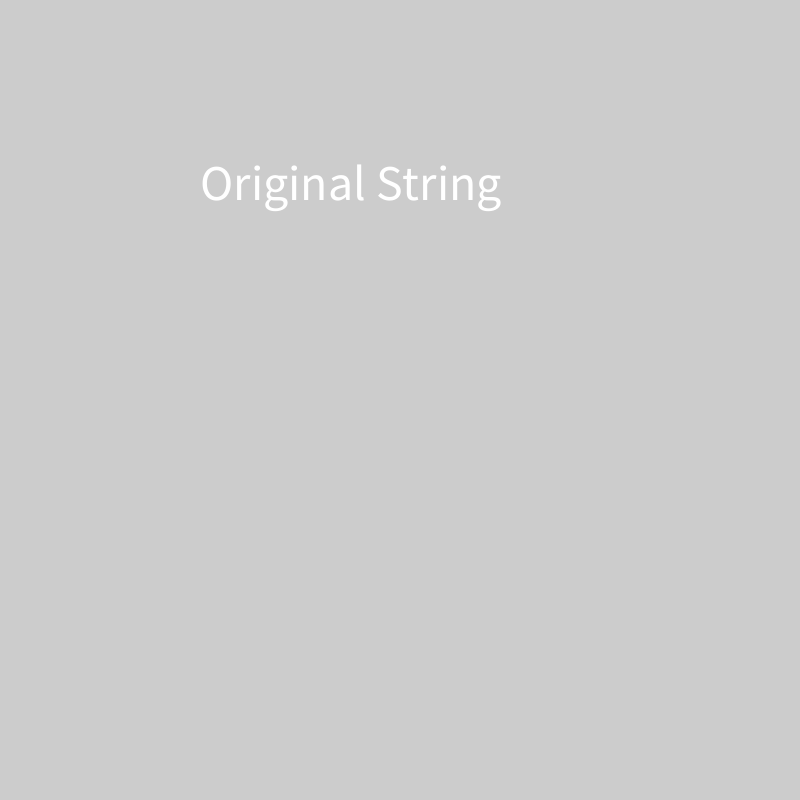
Frame 1 (no input)
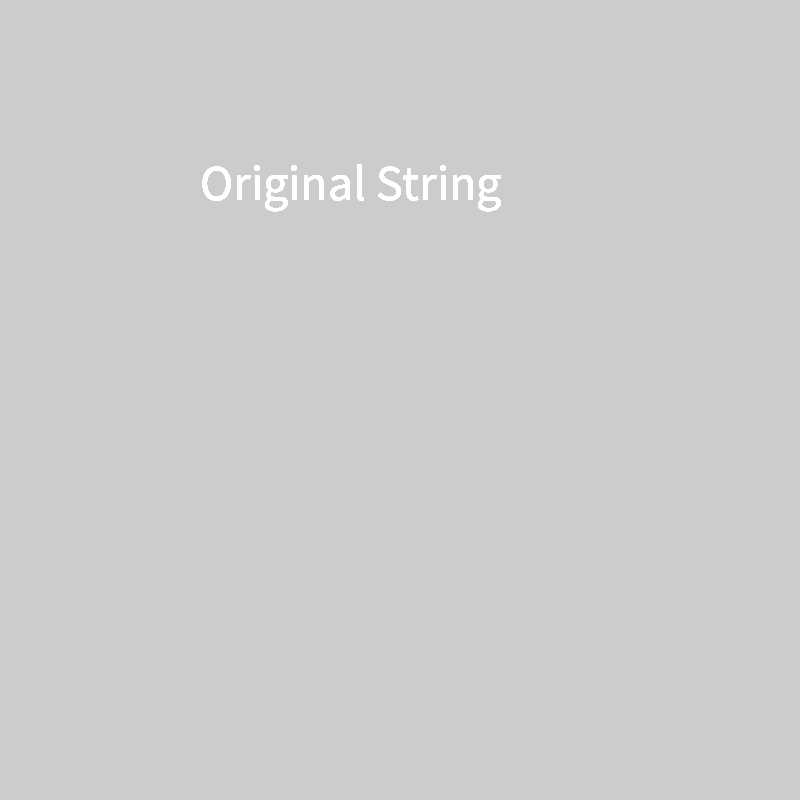
Frame 60 (the mouse pressed at the canvas centre just before this capture)
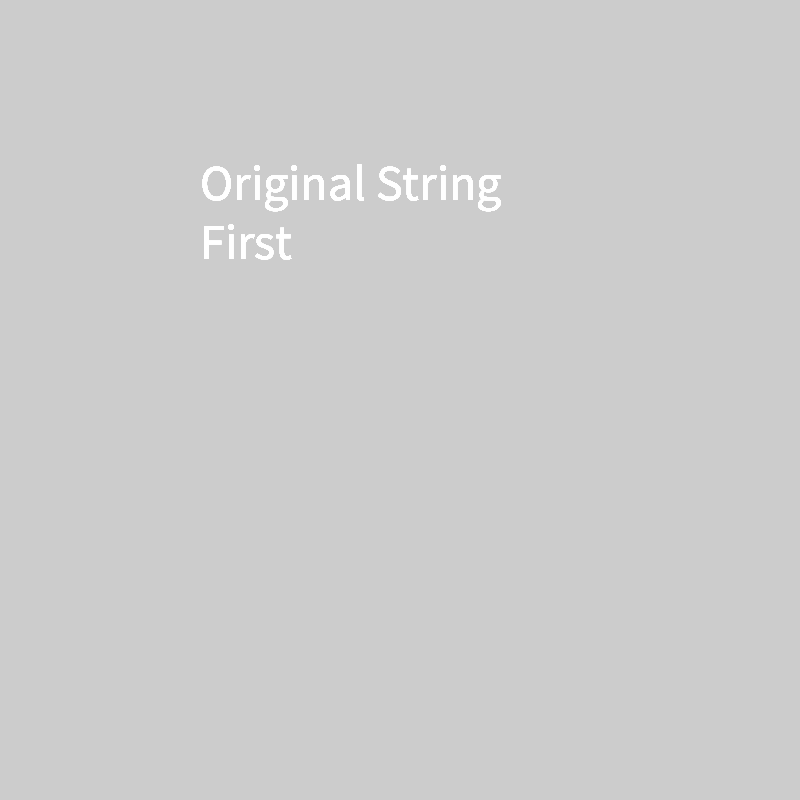
Frame 120 (the mouse held since frame 60 and released just before this capture)

The Processing sketch that drew these frames (run headless with seeded random() and noise(); from frame 60 on, the mouse is pressed at the canvas centre):

// Processing sketch: stringarrayexample
// ── stringarrayexample.pde

//Original string, \n is a new line
String l = "Original String \n";

//Literal string array, put values in here like { "VALUE", ... }    
String[] l1 = {"First", "Second", "Third \n" };

//State for accessing array
int click = 0;

void setup() {
  
 size(800,800); 
}

void draw() {
  //font size 50
  textSize(50);
  
  //place to draw string l
  text(l, 200,200);
  
}

void mousePressed() {
  
  //add string from the array in spot click to string l
  l += l1[click];
  //add to state array
  click++;
  //reset if at the end of the array
  if(click >= l1.length) {
    click = 0;
  }
}
